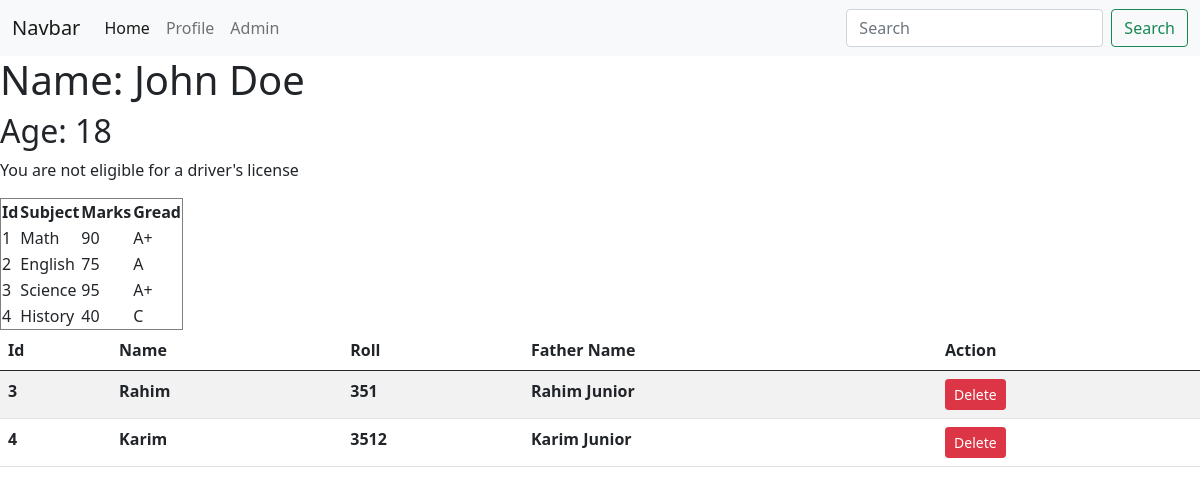
The app's page /student/profile/ with its own data.
### student/models.py (models this page shows, shortened)
class Student(models.Model):
    name = models.CharField(max_length=50, verbose_name="Student Name")
    roll = models.IntegerField(unique=True)
    father_name = models.CharField(max_length=100, blank=True, null=True)
    class Meta:
        ordering = ['id']

### student/views.py (the view)
# urls.py: path('profile/', views.profile, name = "student_profile"),
def profile(request):
    context = {
        'name': 'John Doe',
        'age': 18,
        'major': 'Computer Science'
    }
    marks = [
        {
            'id' : 1,
            'subject' : 'Math',
            'marks' : 90
        },
        {
            'id' : 2,
            'subject' : 'English',
            'marks' : 75
        },
        {
            'id' : 3,
            'subject' : 'Science',
            'marks' : 95
        },
        {
            'id' : 4,
            'subject' : 'History',
            'marks' : 40
        }
    ]
    student_data = models.Student.objects.all()
    return render(request, 'student/index.html', {'marks': marks, 'context' : context, 'student_data' : student_data})

### student/templates/student/index.html (shortened to what this page needs)
<!doctype html>
<html lang="en">
  <head>
    <link href="https://cdn.jsdelivr.net/npm/bootstrap@5.0.2/dist/css/bootstrap.min.css" rel="stylesheet">
  </head>
  <body>
    <nav class="navbar navbar-expand-lg navbar-light bg-light">
        <div class="container-fluid">
          <a class="navbar-brand" href="#">Navbar</a>
          <div class="collapse navbar-collapse" id="navbarSupportedContent">
            <ul class="navbar-nav me-auto mb-2 mb-lg-0">
              <li class="nav-item">
                <a class="nav-link active" aria-current="page" href="{% url 'home' %}">Home</a>
              </li>
              <li class="nav-item">
                <a class="nav-link" href="{% url 'student_profile' %}">Profile</a>
              </li>
              <li class="nav-item">
                <a class="nav-link" href="/admin">Admin</a>
              </li>
            </ul>
            <form class="d-flex">
              <input class="form-control me-2" type="search" placeholder="Search" aria-label="Search">
              <button class="btn btn-outline-success" type="submit">Search</button>
            </form>
          </div>
        </div>
      </nav>
    <h1>Name: {{ context.name }}</h1>
    <h2>Age: {{ context.age }}</h2>
    {% if age > 25 %}
    <p>May you be eligible for a driver's license</p>
    {% elif age > 20 %}
    <p>May you own your license</p>
    {% else %}
    <p>You are not eligible for a driver's license</p>
    {% endif %}
    <table border="1">
      <tr>
        <th>Id</th>
        <th>Subject</th>
        <th>Marks</th>
        <th>Gread</th>
      </tr>
      {% for subject in marks %}
      <tr>
        <td> {{ subject.id }} </td>
        <td> {{ subject.subject }} </td>
        <td> {{ subject.marks }} </td>
        <td>
        {% if subject.marks >= 80 %}
        A+
        {% elif subject.marks >= 70 %}
        A
        {% elif subject.marks >= 60 %}
        A-
        {% elif subject.marks >= 50 %}
        B
        {% elif subject.marks >= 40 %}
        C
        {% elif subject.marks >= 33 %}
        D
        {% else %}
        F
        {% endif %}
      </td>
      </tr>
      {% endfor %}
    </table>
    <table class="table table-striped">
      <thead>
        <tr>
          <th>Id</th>
          <th>Name</th>
          <th>Roll</th>
          <th>Father Name</th>
          <th>Action</th>
        </tr>
      </thead>
      <tbody>
        {% for student in student_data %}
          <tr>
            <th>{{ student.id }}</th>
            <th>{{ student.name }}</th>
            <th>{{ student.roll }}</th>
            <th>{{ student.father_name }}</th>
            <th>
              <a class="btn btn-danger btn-sm" href="{% url 'delete_student' student.id %}">Delete</a>
            </th>
          </tr>
        {% endfor %}
      </tbody>
    </table>
  </body>
</html>

### records on screen
Student: id "3", name "Rahim", roll "351", father_name "Rahim Junior"
Student: id "4", name "Karim", roll "3512", father_name "Karim Junior"

### other values on screen
{{ context.name }} "John Doe"
{{ context.age }} "18"
{{ subject.id }} "1" "2" "3" "4"
{{ subject.subject }} "Math" "English" "Science" "History"
{{ subject.marks }} "90" "75" "95" "40"
